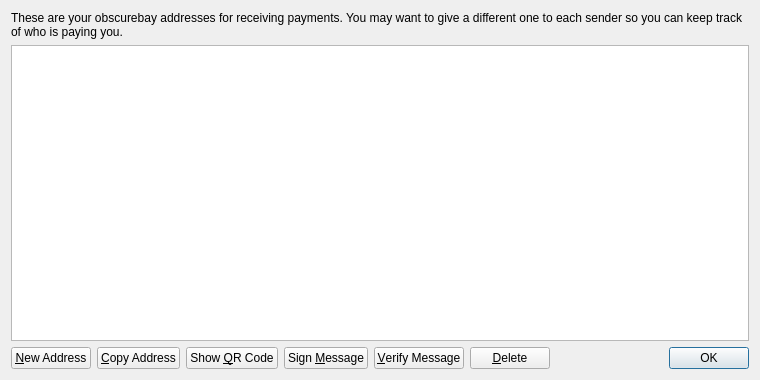
<?xml version="1.0" encoding="UTF-8"?>
<ui version="4.0">
 <class>AddressBookPage</class>
 <widget class="QWidget" name="AddressBookPage">
  <property name="geometry">
   <rect>
    <x>0</x>
    <y>0</y>
    <width>760</width>
    <height>380</height>
   </rect>
  </property>
  <property name="windowTitle">
   <string>Address Book</string>
  </property>
  <layout class="QVBoxLayout" name="verticalLayout">
   <item>
    <widget class="QLabel" name="labelExplanation">
     <property name="text">
      <string>These are your obscurebay addresses for receiving payments. You may want to give a different one to each sender so you can keep track of who is paying you.</string>
     </property>
     <property name="textFormat">
      <enum>Qt::PlainText</enum>
     </property>
     <property name="wordWrap">
      <bool>true</bool>
     </property>
    </widget>
   </item>
   <item>
    <widget class="QTableView" name="tableView">
     <property name="contextMenuPolicy">
      <enum>Qt::CustomContextMenu</enum>
     </property>
     <property name="toolTip">
      <string>Double-click to edit address or label</string>
     </property>
     <property name="tabKeyNavigation">
      <bool>false</bool>
     </property>
     <property name="alternatingRowColors">
      <bool>true</bool>
     </property>
     <property name="selectionMode">
      <enum>QAbstractItemView::SingleSelection</enum>
     </property>
     <property name="selectionBehavior">
      <enum>QAbstractItemView::SelectRows</enum>
     </property>
     <property name="sortingEnabled">
      <bool>true</bool>
     </property>
     <attribute name="verticalHeaderVisible">
      <bool>false</bool>
     </attribute>
    </widget>
   </item>
   <item>
    <layout class="QHBoxLayout" name="horizontalLayout">
     <item>
      <widget class="QPushButton" name="newAddressButton">
       <property name="toolTip">
        <string>Create a new address</string>
       </property>
       <property name="text">
        <string>&amp;New Address</string>
       </property>
       <property name="icon">
        <iconset resource="../bitcoin.qrc">
         <normaloff>:/icons/add</normaloff>:/icons/add</iconset>
       </property>
      </widget>
     </item>
     <item>
      <widget class="QPushButton" name="copyToClipboard">
       <property name="toolTip">
        <string>Copy the currently selected address to the system clipboard</string>
       </property>
       <property name="text">
        <string>&amp;Copy Address</string>
       </property>
       <property name="icon">
        <iconset resource="../bitcoin.qrc">
         <normaloff>:/icons/editcopy</normaloff>:/icons/editcopy</iconset>
       </property>
      </widget>
     </item>
     <item>
      <widget class="QPushButton" name="showQRCode">
       <property name="text">
        <string>Show &amp;QR Code</string>
       </property>
       <property name="icon">
        <iconset resource="../bitcoin.qrc">
         <normaloff>:/icons/qrcode</normaloff>:/icons/qrcode</iconset>
       </property>
      </widget>
     </item>
     <item>
      <widget class="QPushButton" name="signMessage">
       <property name="toolTip">
        <string>Sign a message to prove you own a obscurebay address</string>
       </property>
       <property name="text">
        <string>Sign &amp;Message</string>
       </property>
       <property name="icon">
        <iconset resource="../bitcoin.qrc">
         <normaloff>:/icons/edit</normaloff>:/icons/edit</iconset>
       </property>
      </widget>
     </item>
     <item>
      <widget class="QPushButton" name="verifyMessage">
       <property name="toolTip">
        <string>Verify a message to ensure it was signed with a specified obscurebay address</string>
       </property>
       <property name="text">
        <string>&amp;Verify Message</string>
       </property>
       <property name="icon">
        <iconset resource="../bitcoin.qrc">
         <normaloff>:/icons/transaction_0</normaloff>:/icons/transaction_0</iconset>
       </property>
      </widget>
     </item>
     <item>
      <widget class="QPushButton" name="deleteButton">
       <property name="toolTip">
        <string>Delete the currently selected address from the list</string>
       </property>
       <property name="text">
        <string>&amp;Delete</string>
       </property>
       <property name="icon">
        <iconset resource="../bitcoin.qrc">
         <normaloff>:/icons/remove</normaloff>:/icons/remove</iconset>
       </property>
      </widget>
     </item>
     <item>
      <spacer name="horizontalSpacer">
       <property name="orientation">
        <enum>Qt::Horizontal</enum>
       </property>
       <property name="sizeHint" stdset="0">
        <size>
         <width>40</width>
         <height>20</height>
        </size>
       </property>
      </spacer>
     </item>
     <item>
      <widget class="QDialogButtonBox" name="buttonBox">
       <property name="sizePolicy">
        <sizepolicy hsizetype="Maximum" vsizetype="Fixed">
         <horstretch>0</horstretch>
         <verstretch>0</verstretch>
        </sizepolicy>
       </property>
       <property name="standardButtons">
        <set>QDialogButtonBox::Ok</set>
       </property>
      </widget>
     </item>
    </layout>
   </item>
  </layout>
 </widget>
 <resources>
  <include location="../bitcoin.qrc"/>
 </resources>
 <connections/>
</ui>
